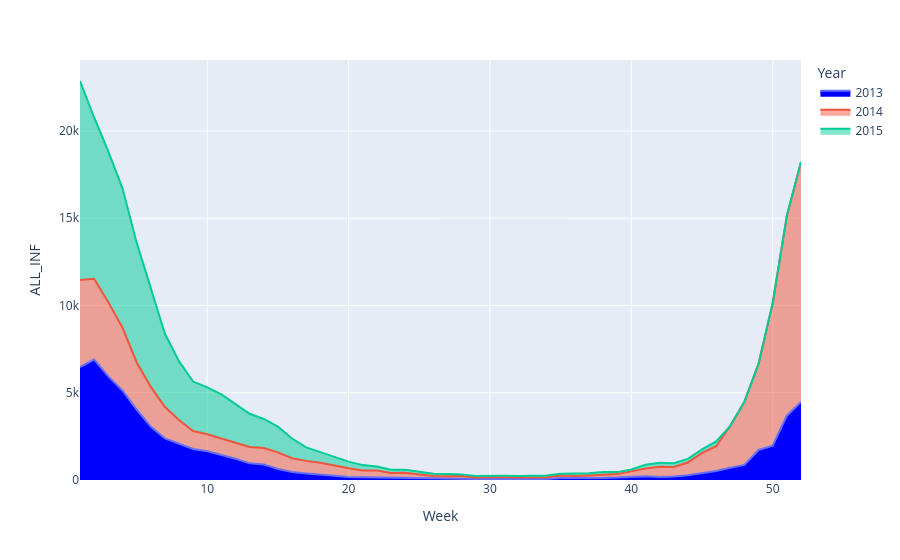

Notebook code cell kept with this figure:
### Markdown cell above
Now let's change the color of one of the year's areas. For spot edits, we can access the "traces" that the plot is built from. To do so, you will need to create an object, often called "fig", from your plot. Then use `fig.data` to examine the traces of your area chart. You should see three of them, with a number of properties.

### Code cell
fig = px.area(usa_time, x = 'Week', y = 'ALL_INF', color = 'Year')

# fig.data
# fig.data[0].

fig.data[0].fillcolor = 'blue'
fig

### Figure 1 — Plotly figure (JSON) as saved in the notebook; plotly's stock layout.template omitted (floating-point values rounded to 4 significant figures)
{"data": [{"fillcolor": "blue", "fillpattern": {"shape": ""}, "hovertemplate": "Year=2013<br>Week=%{x}<br>ALL_INF=%{y}<extra></extra>", "legendgroup": "2013", "line": {"color": "#636efa"}, "marker": {"symbol": "circle"}, "mode": "lines", "name": "2013", "orientation": "v", "showlegend": true, "stackgroup": "1", "type": "scatter", "x": [1, 2, 3, 4, 5, 6, 7, 8, 9, 10, 11, 12, 13, 14, 15, 16, 17, 18, 19, 20, 21, 22, 23, 24, 25, 26, 27, 28, 29, 30, 31, 32, 33, 34, 35, 36, 37, 38, 39, 40, 41, 42, 43, 44, 45, 46, 47, 48, 49, 50, 51, 52], "xaxis": "x", "y": [6474, 6897, 5936, 5130, 4039, 3059, 2385, 2069, 1776, 1645, 1452, 1219, 953, 893, 631, 454, 379, 293, 249, 174, 161, 148, 129, 126, 95, 65, 67, 79, 56, 60, 75, 63, 58, 58, 120, 113, 122, 117, 137, 185, 221, 175, 197, 274, 394, 520, 703, 863, 1722, 1968, 3685, 4478], "yaxis": "y"}, {"fillpattern": {"shape": ""}, "hovertemplate": "Year=2014<br>Week=%{x}<br>ALL_INF=%{y}<extra></extra>", "legendgroup": "2014", "line": {"color": "#EF553B"}, "marker": {"symbol": "circle"}, "mode": "lines", "name": "2014", "orientation": "v", "showlegend": true, "stackgroup": "1", "type": "scatter", "x": [1, 2, 3, 4, 5, 6, 7, 8, 9, 10, 11, 12, 13, 14, 15, 16, 17, 18, 19, 20, 21, 22, 23, 24, 25, 26, 27, 28, 29, 30, 31, 32, 33, 34, 35, 36, 37, 38, 39, 40, 41, 42, 43, 44, 45, 46, 47, 48, 49, 50, 51, 52], "xaxis": "x", "y": [4982, 4636, 4243, 3613, 2708, 2289, 1812, 1373, 1026, 974, 930, 919, 933, 939, 954, 796, 717, 697, 561, 496, 385, 396, 270, 290, 221, 170, 153, 144, 94, 115, 94, 79, 112, 106, 133, 111, 129, 171, 200, 309, 439, 584, 544, 726, 1156, 1416, 2402, 3624, 4947, 8182, 11464, 13747], "yaxis": "y"}, {"fillpattern": {"shape": ""}, "hovertemplate": "Year=2015<br>Week=%{x}<br>ALL_INF=%{y}<extra></extra>", "legendgroup": "2015", "line": {"color": "#00cc96"}, "marker": {"symbol": "circle"}, "mode": "lines", "name": "2015", "orientation": "v", "showlegend": true, "stackgroup": "1", "type": "scatter", "x": [1, 2, 3, 4, 5, 6, 7, 8, 9, 10, 11, 12, 13, 14, 15, 16, 17, 18, 19, 20, 21, 22, 23, 24, 25, 26, 27, 28, 29, 30, 31, 32, 33, 34, 35, 36, 37, 38, 39, 40, 41, 42, 43, 44, 45, 46], "xaxis": "x", "y": [11406, 9238, 8645, 7983, 6880, 5622, 4195, 3369, 2839, 2688, 2524, 2208, 1910, 1666, 1472, 1127, 772, 610, 527, 384, 307, 226, 193, 178, 152, 121, 129, 99, 86, 80, 77, 91, 79, 96, 98, 134, 131, 167, 115, 105, 209, 228, 223, 208, 210, 270], "yaxis": "y"}], "layout": {"legend": {"title": {"text": "Year"}, "tracegroupgap": 0}, "margin": {"t": 60}, "xaxis": {"anchor": "y", "domain": [0, 1], "title": {"text": "Week"}}, "yaxis": {"anchor": "x", "domain": [0, 1], "title": {"text": "ALL_INF"}}}}
